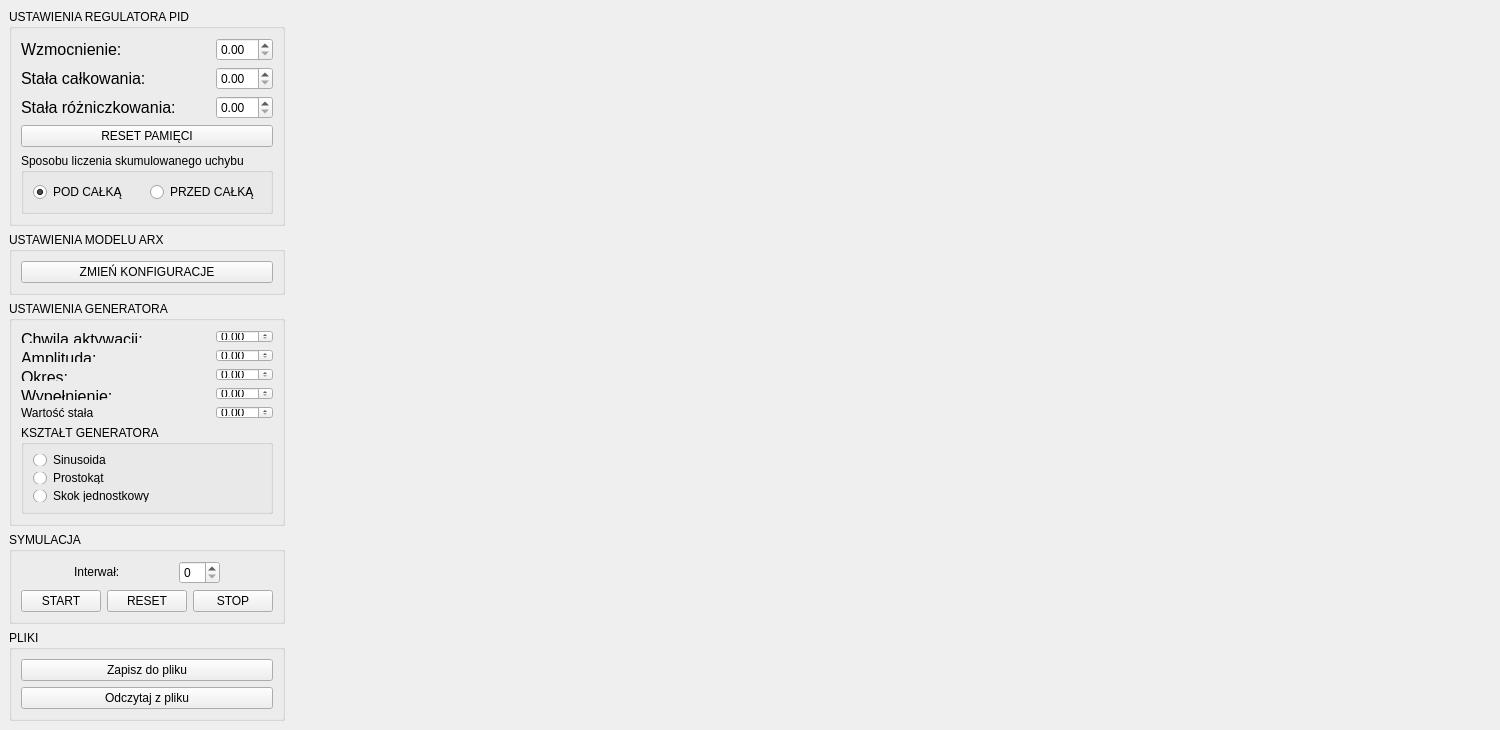
<?xml version="1.0" encoding="UTF-8"?>
<ui version="4.0">
 <class>MainWindow</class>
 <widget class="QMainWindow" name="MainWindow">
  <property name="windowModality">
   <enum>Qt::WindowModal</enum>
  </property>
  <property name="enabled">
   <bool>true</bool>
  </property>
  <property name="geometry">
   <rect>
    <x>0</x>
    <y>0</y>
    <width>1500</width>
    <height>730</height>
   </rect>
  </property>
  <property name="sizePolicy">
   <sizepolicy hsizetype="Fixed" vsizetype="Fixed">
    <horstretch>0</horstretch>
    <verstretch>0</verstretch>
   </sizepolicy>
  </property>
  <property name="minimumSize">
   <size>
    <width>1500</width>
    <height>730</height>
   </size>
  </property>
  <property name="windowTitle">
   <string>MainWindow</string>
  </property>
  <widget class="QWidget" name="centralwidget">
   <property name="minimumSize">
    <size>
     <width>1500</width>
     <height>730</height>
    </size>
   </property>
   <layout class="QGridLayout" name="gridLayout">
    <item row="0" column="0" rowspan="2">
     <layout class="QVBoxLayout" name="verticalLayout_2">
      <item>
       <widget class="QGroupBox" name="groupBox">
        <property name="sizePolicy">
         <sizepolicy hsizetype="Ignored" vsizetype="Maximum">
          <horstretch>0</horstretch>
          <verstretch>0</verstretch>
         </sizepolicy>
        </property>
        <property name="title">
         <string>USTAWIENIA REGULATORA PID</string>
        </property>
        <layout class="QVBoxLayout" name="verticalLayout_3">
         <item>
          <layout class="QGridLayout" name="gridLayout_3">
           <item row="0" column="0">
            <widget class="QLabel" name="wzmocnienie">
             <property name="styleSheet">
              <string notr="true">font: 15pt &quot;Calibri&quot;;
color: rgb(0, 0, 0);</string>
             </property>
             <property name="text">
              <string>&lt;html&gt;&lt;head/&gt;&lt;body&gt;&lt;p&gt;&lt;span style=&quot; font-size:12pt;&quot;&gt;Wzmocnienie:&lt;/span&gt;&lt;/p&gt;&lt;/body&gt;&lt;/html&gt;</string>
             </property>
            </widget>
           </item>
           <item row="2" column="0">
            <widget class="QLabel" name="rozniczkowanie">
             <property name="styleSheet">
              <string notr="true">font: 15pt &quot;Calibri&quot;;
color: rgb(0, 0, 0);</string>
             </property>
             <property name="text">
              <string>&lt;html&gt;&lt;head/&gt;&lt;body&gt;&lt;p&gt;&lt;span style=&quot; font-size:12pt;&quot;&gt;Stała różniczkowania:&lt;/span&gt;&lt;/p&gt;&lt;/body&gt;&lt;/html&gt;</string>
             </property>
            </widget>
           </item>
           <item row="1" column="0">
            <widget class="QLabel" name="calkowanie">
             <property name="styleSheet">
              <string notr="true">font: 15pt &quot;Calibri&quot;;
color: rgb(0, 0, 0);</string>
             </property>
             <property name="text">
              <string>&lt;html&gt;&lt;head/&gt;&lt;body&gt;&lt;p&gt;&lt;span style=&quot; font-size:12pt;&quot;&gt;Stała całkowania:&lt;/span&gt;&lt;/p&gt;&lt;/body&gt;&lt;/html&gt;</string>
             </property>
            </widget>
           </item>
           <item row="0" column="1">
            <widget class="QDoubleSpinBox" name="wzmocn">
             <property name="sizePolicy">
              <sizepolicy hsizetype="Maximum" vsizetype="Maximum">
               <horstretch>0</horstretch>
               <verstretch>0</verstretch>
              </sizepolicy>
             </property>
            </widget>
           </item>
           <item row="1" column="1">
            <widget class="QDoubleSpinBox" name="st_calk">
             <property name="sizePolicy">
              <sizepolicy hsizetype="Maximum" vsizetype="Maximum">
               <horstretch>0</horstretch>
               <verstretch>0</verstretch>
              </sizepolicy>
             </property>
            </widget>
           </item>
           <item row="2" column="1">
            <widget class="QDoubleSpinBox" name="st_rozn">
             <property name="sizePolicy">
              <sizepolicy hsizetype="Maximum" vsizetype="Maximum">
               <horstretch>0</horstretch>
               <verstretch>0</verstretch>
              </sizepolicy>
             </property>
            </widget>
           </item>
          </layout>
         </item>
         <item>
          <widget class="QPushButton" name="Reset_pid">
           <property name="text">
            <string>RESET PAMIĘCI</string>
           </property>
          </widget>
         </item>
         <item>
          <widget class="QGroupBox" name="groupBox_7">
           <property name="title">
            <string>Sposobu liczenia skumulowanego uchybu</string>
           </property>
           <layout class="QHBoxLayout" name="horizontalLayout">
            <item>
             <widget class="QRadioButton" name="Tryb_pod">
              <property name="text">
               <string>POD CAŁKĄ</string>
              </property>
              <property name="checked">
               <bool>true</bool>
              </property>
             </widget>
            </item>
            <item>
             <widget class="QRadioButton" name="Tryb_przed">
              <property name="text">
               <string>PRZED CAŁKĄ</string>
              </property>
             </widget>
            </item>
           </layout>
          </widget>
         </item>
        </layout>
       </widget>
      </item>
      <item>
       <widget class="QGroupBox" name="groupBox_4">
        <property name="sizePolicy">
         <sizepolicy hsizetype="Ignored" vsizetype="Maximum">
          <horstretch>0</horstretch>
          <verstretch>0</verstretch>
         </sizepolicy>
        </property>
        <property name="title">
         <string>USTAWIENIA MODELU ARX</string>
        </property>
        <layout class="QGridLayout" name="gridLayout_2">
         <item row="0" column="0">
          <widget class="QPushButton" name="Conf_Button">
           <property name="sizePolicy">
            <sizepolicy hsizetype="Minimum" vsizetype="Fixed">
             <horstretch>0</horstretch>
             <verstretch>0</verstretch>
            </sizepolicy>
           </property>
           <property name="styleSheet">
            <string notr="true">font: 11pt &quot;Calibri&quot;;
color: rgb(0, 0, 0);</string>
           </property>
           <property name="text">
            <string>ZMIEŃ KONFIGURACJE</string>
           </property>
          </widget>
         </item>
        </layout>
       </widget>
      </item>
      <item>
       <widget class="QGroupBox" name="groupBox_2">
        <property name="sizePolicy">
         <sizepolicy hsizetype="Ignored" vsizetype="Maximum">
          <horstretch>0</horstretch>
          <verstretch>0</verstretch>
         </sizepolicy>
        </property>
        <property name="title">
         <string>USTAWIENIA GENERATORA</string>
        </property>
        <layout class="QVBoxLayout" name="verticalLayout_4">
         <item>
          <layout class="QGridLayout" name="gridLayout_4">
           <item row="3" column="1">
            <widget class="QDoubleSpinBox" name="wej_p"/>
           </item>
           <item row="0" column="0">
            <widget class="QLabel" name="label">
             <property name="styleSheet">
              <string notr="true">font: 15pt &quot;Calibri&quot;;
color: rgb(0, 0, 0);</string>
             </property>
             <property name="text">
              <string>&lt;html&gt;&lt;head/&gt;&lt;body&gt;&lt;p&gt;&lt;span style=&quot; font-size:12pt;&quot;&gt;Chwila aktywacji:&lt;/span&gt;&lt;/p&gt;&lt;/body&gt;&lt;/html&gt;</string>
             </property>
            </widget>
           </item>
           <item row="0" column="1">
            <widget class="QDoubleSpinBox" name="wej_t">
             <property name="enabled">
              <bool>true</bool>
             </property>
             <property name="sizePolicy">
              <sizepolicy hsizetype="Maximum" vsizetype="Maximum">
               <horstretch>0</horstretch>
               <verstretch>0</verstretch>
              </sizepolicy>
             </property>
            </widget>
           </item>
           <item row="1" column="0">
            <widget class="QLabel" name="label_2">
             <property name="styleSheet">
              <string notr="true">font: 15pt &quot;Calibri&quot;;
color: rgb(0, 0, 0);</string>
             </property>
             <property name="text">
              <string>&lt;html&gt;&lt;head/&gt;&lt;body&gt;&lt;p&gt;&lt;span style=&quot; font-size:12pt;&quot;&gt;Amplituda:&lt;/span&gt;&lt;/p&gt;&lt;/body&gt;&lt;/html&gt;</string>
             </property>
            </widget>
           </item>
           <item row="1" column="1">
            <widget class="QDoubleSpinBox" name="wej_Amp"/>
           </item>
           <item row="2" column="1">
            <widget class="QDoubleSpinBox" name="wej_T"/>
           </item>
           <item row="3" column="0">
            <widget class="QLabel" name="label_4">
             <property name="styleSheet">
              <string notr="true">font: 15pt &quot;Calibri&quot;;
color: rgb(0, 0, 0);</string>
             </property>
             <property name="text">
              <string>&lt;html&gt;&lt;head/&gt;&lt;body&gt;&lt;p&gt;&lt;span style=&quot; font-size:12pt;&quot;&gt;Wypełnienie:&lt;/span&gt;&lt;/p&gt;&lt;/body&gt;&lt;/html&gt;</string>
             </property>
            </widget>
           </item>
           <item row="2" column="0">
            <widget class="QLabel" name="label_3">
             <property name="styleSheet">
              <string notr="true">font: 15pt &quot;Calibri&quot;;
color: rgb(0, 0, 0);</string>
             </property>
             <property name="text">
              <string>&lt;html&gt;&lt;head/&gt;&lt;body&gt;&lt;p&gt;&lt;span style=&quot; font-size:12pt;&quot;&gt;Okres:&lt;/span&gt;&lt;/p&gt;&lt;/body&gt;&lt;/html&gt;</string>
             </property>
            </widget>
           </item>
           <item row="4" column="0">
            <widget class="QLabel" name="label_5">
             <property name="styleSheet">
              <string notr="true">font: 12pt &quot;Calibri&quot;;
color: rgb(0, 0, 0);</string>
             </property>
             <property name="text">
              <string>Wartość stała</string>
             </property>
            </widget>
           </item>
           <item row="4" column="1">
            <widget class="QDoubleSpinBox" name="war_stala"/>
           </item>
          </layout>
         </item>
         <item>
          <widget class="QGroupBox" name="groupBox_3">
           <property name="title">
            <string>KSZTAŁT GENERATORA</string>
           </property>
           <layout class="QVBoxLayout" name="verticalLayout_6">
            <item>
             <widget class="QRadioButton" name="sin">
              <property name="cursor">
               <cursorShape>PointingHandCursor</cursorShape>
              </property>
              <property name="styleSheet">
               <string notr="true">font: 12pt &quot;Calibri&quot;;
color: rgb(0, 0, 0);
</string>
              </property>
              <property name="text">
               <string>Sinusoida</string>
              </property>
             </widget>
            </item>
            <item>
             <widget class="QRadioButton" name="prost">
              <property name="cursor">
               <cursorShape>PointingHandCursor</cursorShape>
              </property>
              <property name="styleSheet">
               <string notr="true">font: 11pt &quot;Calibri&quot;;
color: rgb(0, 0, 0);
</string>
              </property>
              <property name="text">
               <string>Prostokąt</string>
              </property>
             </widget>
            </item>
            <item>
             <widget class="QRadioButton" name="skok">
              <property name="cursor">
               <cursorShape>PointingHandCursor</cursorShape>
              </property>
              <property name="styleSheet">
               <string notr="true">font: 11pt &quot;Calibri&quot;;
color: rgb(0, 0, 0);
</string>
              </property>
              <property name="text">
               <string>Skok jednostkowy</string>
              </property>
             </widget>
            </item>
           </layout>
          </widget>
         </item>
        </layout>
       </widget>
      </item>
      <item>
       <widget class="QGroupBox" name="groupBox_5">
        <property name="sizePolicy">
         <sizepolicy hsizetype="Maximum" vsizetype="Maximum">
          <horstretch>0</horstretch>
          <verstretch>0</verstretch>
         </sizepolicy>
        </property>
        <property name="title">
         <string>SYMULACJA</string>
        </property>
        <layout class="QVBoxLayout" name="verticalLayout_7">
         <item>
          <layout class="QHBoxLayout" name="horizontalLayout_2">
           <item>
            <widget class="QLabel" name="label_7">
             <property name="sizePolicy">
              <sizepolicy hsizetype="Maximum" vsizetype="Maximum">
               <horstretch>0</horstretch>
               <verstretch>0</verstretch>
              </sizepolicy>
             </property>
             <property name="styleSheet">
              <string notr="true">font: 11pt &quot;Calibri&quot;;
color: rgb(0, 0, 0);
</string>
             </property>
             <property name="text">
              <string>Interwał:</string>
             </property>
            </widget>
           </item>
           <item>
            <widget class="QSpinBox" name="interval">
             <property name="sizePolicy">
              <sizepolicy hsizetype="Maximum" vsizetype="Maximum">
               <horstretch>0</horstretch>
               <verstretch>0</verstretch>
              </sizepolicy>
             </property>
            </widget>
           </item>
          </layout>
         </item>
         <item>
          <layout class="QHBoxLayout" name="Buttons_layout">
           <item>
            <widget class="QPushButton" name="Start_Button">
             <property name="sizePolicy">
              <sizepolicy hsizetype="Maximum" vsizetype="Maximum">
               <horstretch>0</horstretch>
               <verstretch>0</verstretch>
              </sizepolicy>
             </property>
             <property name="cursor">
              <cursorShape>PointingHandCursor</cursorShape>
             </property>
             <property name="styleSheet">
              <string notr="true">font: 11pt &quot;Calibri&quot;;
color: rgb(0, 0, 0);
</string>
             </property>
             <property name="text">
              <string>START</string>
             </property>
            </widget>
           </item>
           <item>
            <widget class="QPushButton" name="Reset_Button">
             <property name="enabled">
              <bool>true</bool>
             </property>
             <property name="sizePolicy">
              <sizepolicy hsizetype="Maximum" vsizetype="Maximum">
               <horstretch>0</horstretch>
               <verstretch>0</verstretch>
              </sizepolicy>
             </property>
             <property name="cursor">
              <cursorShape>PointingHandCursor</cursorShape>
             </property>
             <property name="styleSheet">
              <string notr="true">font: 11pt &quot;Calibri&quot;;
color: rgb(0, 0, 0);
</string>
             </property>
             <property name="text">
              <string>RESET</string>
             </property>
            </widget>
           </item>
           <item>
            <widget class="QPushButton" name="Stop_Button">
             <property name="enabled">
              <bool>true</bool>
             </property>
             <property name="sizePolicy">
              <sizepolicy hsizetype="Maximum" vsizetype="Maximum">
               <horstretch>0</horstretch>
               <verstretch>0</verstretch>
              </sizepolicy>
             </property>
             <property name="cursor">
              <cursorShape>PointingHandCursor</cursorShape>
             </property>
             <property name="styleSheet">
              <string notr="true">font: 11pt &quot;Calibri&quot;;
color: rgb(0, 0, 0);
</string>
             </property>
             <property name="text">
              <string>STOP</string>
             </property>
            </widget>
           </item>
          </layout>
         </item>
        </layout>
       </widget>
      </item>
      <item>
       <widget class="QGroupBox" name="groupBox_6">
        <property name="sizePolicy">
         <sizepolicy hsizetype="Ignored" vsizetype="Maximum">
          <horstretch>0</horstretch>
          <verstretch>0</verstretch>
         </sizepolicy>
        </property>
        <property name="title">
         <string>PLIKI</string>
        </property>
        <layout class="QVBoxLayout" name="verticalLayout_5">
         <item>
          <widget class="QPushButton" name="saveButton">
           <property name="styleSheet">
            <string notr="true">font: 11pt &quot;Calibri&quot;;
color: rgb(0, 0, 0);
</string>
           </property>
           <property name="text">
            <string>Zapisz do pliku</string>
           </property>
          </widget>
         </item>
         <item>
          <widget class="QPushButton" name="readButton">
           <property name="styleSheet">
            <string notr="true">font: 11pt &quot;Calibri&quot;;
color: rgb(0, 0, 0);
</string>
           </property>
           <property name="text">
            <string>Odczytaj z pliku</string>
           </property>
          </widget>
         </item>
        </layout>
       </widget>
      </item>
     </layout>
    </item>
    <item row="0" column="1" colspan="2">
     <widget class="QWidget" name="widget1" native="true">
      <property name="sizePolicy">
       <sizepolicy hsizetype="Expanding" vsizetype="Expanding">
        <horstretch>0</horstretch>
        <verstretch>0</verstretch>
       </sizepolicy>
      </property>
      <property name="minimumSize">
       <size>
        <width>1000</width>
        <height>300</height>
       </size>
      </property>
      <property name="whatsThis">
       <string>&lt;html&gt;&lt;head/&gt;&lt;body&gt;&lt;p&gt;&lt;br/&gt;&lt;/p&gt;&lt;/body&gt;&lt;/html&gt;</string>
      </property>
     </widget>
    </item>
    <item row="1" column="1">
     <widget class="QWidget" name="widget2" native="true">
      <property name="sizePolicy">
       <sizepolicy hsizetype="Expanding" vsizetype="Expanding">
        <horstretch>0</horstretch>
        <verstretch>0</verstretch>
       </sizepolicy>
      </property>
      <property name="minimumSize">
       <size>
        <width>500</width>
        <height>300</height>
       </size>
      </property>
     </widget>
    </item>
    <item row="1" column="2">
     <widget class="QWidget" name="widget3" native="true">
      <property name="sizePolicy">
       <sizepolicy hsizetype="Expanding" vsizetype="Expanding">
        <horstretch>0</horstretch>
        <verstretch>0</verstretch>
       </sizepolicy>
      </property>
      <property name="minimumSize">
       <size>
        <width>500</width>
        <height>300</height>
       </size>
      </property>
     </widget>
    </item>
   </layout>
  </widget>
 </widget>
 <resources/>
 <connections>
  <connection>
   <sender>skok</sender>
   <signal>clicked(bool)</signal>
   <receiver>wej_t</receiver>
   <slot>setEnabled(bool)</slot>
   <hints>
    <hint type="sourcelabel">
     <x>267</x>
     <y>436</y>
    </hint>
    <hint type="destinationlabel">
     <x>280</x>
     <y>328</y>
    </hint>
   </hints>
  </connection>
  <connection>
   <sender>skok</sender>
   <signal>clicked(bool)</signal>
   <receiver>wej_Amp</receiver>
   <slot>setDisabled(bool)</slot>
   <hints>
    <hint type="sourcelabel">
     <x>267</x>
     <y>436</y>
    </hint>
    <hint type="destinationlabel">
     <x>280</x>
     <y>341</y>
    </hint>
   </hints>
  </connection>
  <connection>
   <sender>skok</sender>
   <signal>clicked(bool)</signal>
   <receiver>wej_T</receiver>
   <slot>setDisabled(bool)</slot>
   <hints>
    <hint type="sourcelabel">
     <x>267</x>
     <y>436</y>
    </hint>
    <hint type="destinationlabel">
     <x>280</x>
     <y>354</y>
    </hint>
   </hints>
  </connection>
  <connection>
   <sender>skok</sender>
   <signal>clicked(bool)</signal>
   <receiver>wej_p</receiver>
   <slot>setDisabled(bool)</slot>
   <hints>
    <hint type="sourcelabel">
     <x>267</x>
     <y>436</y>
    </hint>
    <hint type="destinationlabel">
     <x>280</x>
     <y>367</y>
    </hint>
   </hints>
  </connection>
  <connection>
   <sender>sin</sender>
   <signal>clicked(bool)</signal>
   <receiver>wej_t</receiver>
   <slot>setDisabled(bool)</slot>
   <hints>
    <hint type="sourcelabel">
     <x>108</x>
     <y>425</y>
    </hint>
    <hint type="destinationlabel">
     <x>280</x>
     <y>328</y>
    </hint>
   </hints>
  </connection>
  <connection>
   <sender>sin</sender>
   <signal>clicked(bool)</signal>
   <receiver>wej_Amp</receiver>
   <slot>setEnabled(bool)</slot>
   <hints>
    <hint type="sourcelabel">
     <x>150</x>
     <y>425</y>
    </hint>
    <hint type="destinationlabel">
     <x>280</x>
     <y>341</y>
    </hint>
   </hints>
  </connection>
  <connection>
   <sender>sin</sender>
   <signal>clicked(bool)</signal>
   <receiver>wej_T</receiver>
   <slot>setEnabled(bool)</slot>
   <hints>
    <hint type="sourcelabel">
     <x>173</x>
     <y>425</y>
    </hint>
    <hint type="destinationlabel">
     <x>280</x>
     <y>354</y>
    </hint>
   </hints>
  </connection>
  <connection>
   <sender>sin</sender>
   <signal>clicked(bool)</signal>
   <receiver>wej_p</receiver>
   <slot>setDisabled(bool)</slot>
   <hints>
    <hint type="sourcelabel">
     <x>133</x>
     <y>425</y>
    </hint>
    <hint type="destinationlabel">
     <x>280</x>
     <y>367</y>
    </hint>
   </hints>
  </connection>
  <connection>
   <sender>prost</sender>
   <signal>clicked(bool)</signal>
   <receiver>wej_t</receiver>
   <slot>setDisabled(bool)</slot>
   <hints>
    <hint type="sourcelabel">
     <x>234</x>
     <y>431</y>
    </hint>
    <hint type="destinationlabel">
     <x>280</x>
     <y>328</y>
    </hint>
   </hints>
  </connection>
  <connection>
   <sender>prost</sender>
   <signal>clicked(bool)</signal>
   <receiver>wej_Amp</receiver>
   <slot>setEnabled(bool)</slot>
   <hints>
    <hint type="sourcelabel">
     <x>267</x>
     <y>431</y>
    </hint>
    <hint type="destinationlabel">
     <x>280</x>
     <y>341</y>
    </hint>
   </hints>
  </connection>
  <connection>
   <sender>prost</sender>
   <signal>clicked(bool)</signal>
   <receiver>wej_T</receiver>
   <slot>setEnabled(bool)</slot>
   <hints>
    <hint type="sourcelabel">
     <x>267</x>
     <y>431</y>
    </hint>
    <hint type="destinationlabel">
     <x>280</x>
     <y>354</y>
    </hint>
   </hints>
  </connection>
  <connection>
   <sender>prost</sender>
   <signal>clicked(bool)</signal>
   <receiver>wej_p</receiver>
   <slot>setEnabled(bool)</slot>
   <hints>
    <hint type="sourcelabel">
     <x>261</x>
     <y>431</y>
    </hint>
    <hint type="destinationlabel">
     <x>280</x>
     <y>367</y>
    </hint>
   </hints>
  </connection>
 </connections>
</ui>
